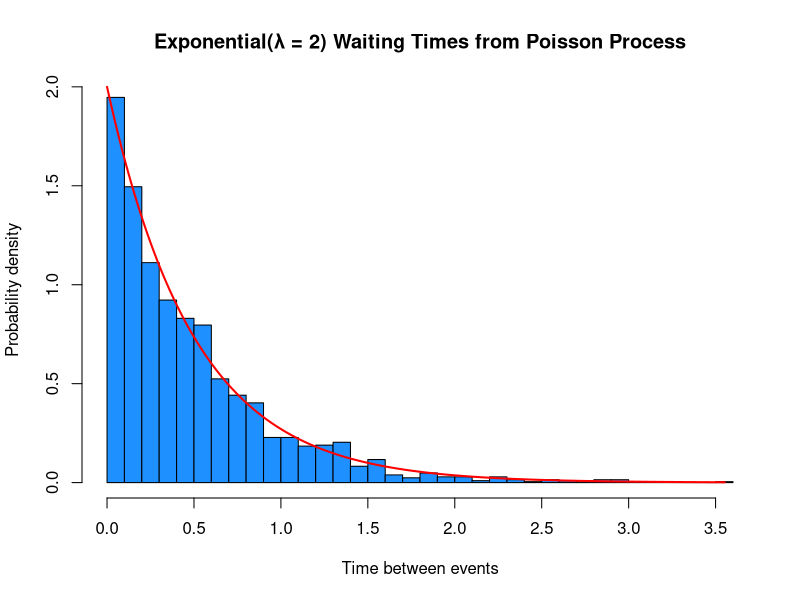

R code for this plot:
lambda = 2
time = 1000

set.seed(42)

expected_events <- rpois(1, lambda=lambda*time)

event_times <- sort(runif(expected_events, min=0, max=time))

time_between <- diff(event_times)

hist(time_between, breaks="FD",
     probability=TRUE, col="dodgerblue1",
     xlab = "Time between events", ylab = "Probability density",
     main = paste("Exponential(λ = 2) Waiting Times from Poisson Process"))
t_vals <- seq(0, max(time_between), length.out=1000)
lines(t_vals, lambda*exp(-lambda*t_vals),  col="red", lwd=2)